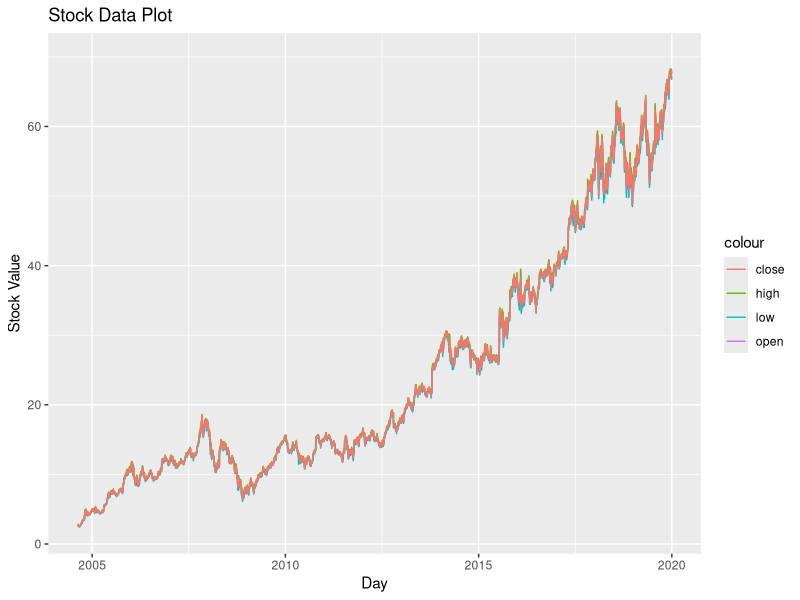
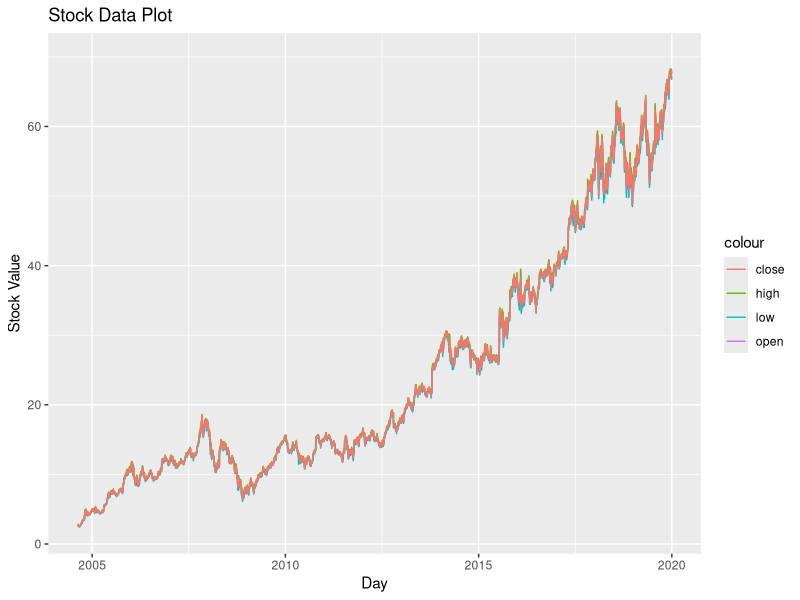

These charts were generated, in order, by the following R code:
library(ggplot2)

setwd("D:/Coding Stuffs/TER/Official Code (changed)/TimeGAN/data")

#### DATA LOADING

#energy<-read.csv("energy_data.csv")
#Energy data is unused for the moment

stock<- read.csv("GOOG.csv")

#Setting the Date column as a date in the stock data
stock$Date<-as.Date(stock$Date)

#creating vectors out of each column, entirely for convenience

open<-stock$Open
high<-stock$High
low<-stock$Low
close<-stock$Close

#the data is in the range of 2 to 70 on the y axis. This was checked using the min and max funcitons in R


#Dataviz

#I am using ggplot2 to create a line graph containing all the stock data, 
#color coded in a legend. Each geom_line is for a column to be represented on the y-axis. the x-axis will be for the days


plot_stock<-ggplot(stock, aes(x=Date)) +
  geom_line(aes(y=open, color = "open"))+
    geom_line(aes(y=high, color = "high"))+
    geom_line(aes(y=low, color = "low"))+
    geom_line(aes(y=close, color = "close"))+
    labs(title = "Stock Data Plot", x ="Day", y="Stock Value")+
  ylim(2,70)

plot_stock #to create the plot and show it in the console

#Saving the plot as a PNG

ggsave("stockTS.png", plot = plot_stock, height = 16, width = 40, dpi = 300)
